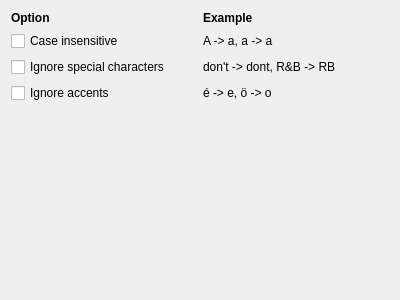
<?xml version="1.0" encoding="UTF-8"?>
<ui version="4.0">
 <class>GUI_SearchPreferences</class>
 <widget class="QWidget" name="GUI_SearchPreferences">
  <property name="geometry">
   <rect>
    <x>0</x>
    <y>0</y>
    <width>400</width>
    <height>300</height>
   </rect>
  </property>
  <layout class="QGridLayout" name="gridLayout">
   <item row="0" column="1">
    <widget class="QLabel" name="label_4">
     <property name="font">
      <font>
       <weight>75</weight>
       <bold>true</bold>
      </font>
     </property>
     <property name="text">
      <string>Example</string>
     </property>
    </widget>
   </item>
   <item row="1" column="0">
    <widget class="QCheckBox" name="cb_case_insensitive">
     <property name="text">
      <string>Case insensitive</string>
     </property>
    </widget>
   </item>
   <item row="0" column="0">
    <widget class="QLabel" name="label_5">
     <property name="font">
      <font>
       <weight>75</weight>
       <bold>true</bold>
      </font>
     </property>
     <property name="text">
      <string>Option</string>
     </property>
    </widget>
   </item>
   <item row="3" column="0">
    <widget class="QCheckBox" name="cb_no_accents">
     <property name="toolTip">
      <string notr="true">Š Œ Ž š œ ž Ÿ¥ µ À Á Â Ã Ä Å Æ Ç È É Ê Ë Ì Í Î Ï Ð Ñ Ò Ó Ô Õ Ö Ø Ù Ú Û Ü Ý ß à á â ã ä å æ ç è é ê ë ì í î ï ð ñ ò ó ô õ ö ø ù ú û ü ý ÿ</string>
     </property>
     <property name="text">
      <string>Ignore accents</string>
     </property>
    </widget>
   </item>
   <item row="3" column="1">
    <widget class="QLabel" name="label_3">
     <property name="toolTip">
      <string notr="true">Š Œ Ž š œ ž Ÿ¥ µ À Á Â Ã Ä Å Æ Ç È É Ê Ë Ì Í Î Ï Ð Ñ Ò Ó Ô Õ Ö Ø Ù Ú Û Ü Ý ß à á â ã ä å æ ç è é ê ë ì í î ï ð ñ ò ó ô õ ö ø ù ú û ü ý ÿ</string>
     </property>
     <property name="text">
      <string notr="true">é -&gt; e, ö -&gt; o</string>
     </property>
    </widget>
   </item>
   <item row="1" column="1">
    <widget class="QLabel" name="label">
     <property name="text">
      <string notr="true">A -&gt; a, a -&gt; a</string>
     </property>
    </widget>
   </item>
   <item row="2" column="0">
    <widget class="QCheckBox" name="cb_no_special_chars">
     <property name="toolTip">
      <string notr="true">. ' &quot; &amp; ! $ + * / ( ) = - _ ; : , ? &lt; &gt;[ ] { } @ € white-spaces</string>
     </property>
     <property name="text">
      <string>Ignore special characters</string>
     </property>
    </widget>
   </item>
   <item row="2" column="1">
    <widget class="QLabel" name="label_2">
     <property name="toolTip">
      <string notr="true">. ' &quot; &amp; ! $ + * / ( ) = - _ ; : , ? &lt; &gt;[ ] { } @ € white-spaces</string>
     </property>
     <property name="text">
      <string notr="true">don't -&gt; dont, R&amp;B -&gt; RB</string>
     </property>
    </widget>
   </item>
   <item row="4" column="1">
    <spacer name="verticalSpacer">
     <property name="orientation">
      <enum>Qt::Vertical</enum>
     </property>
     <property name="sizeHint" stdset="0">
      <size>
       <width>20</width>
       <height>40</height>
      </size>
     </property>
    </spacer>
   </item>
  </layout>
 </widget>
 <resources/>
 <connections/>
</ui>
